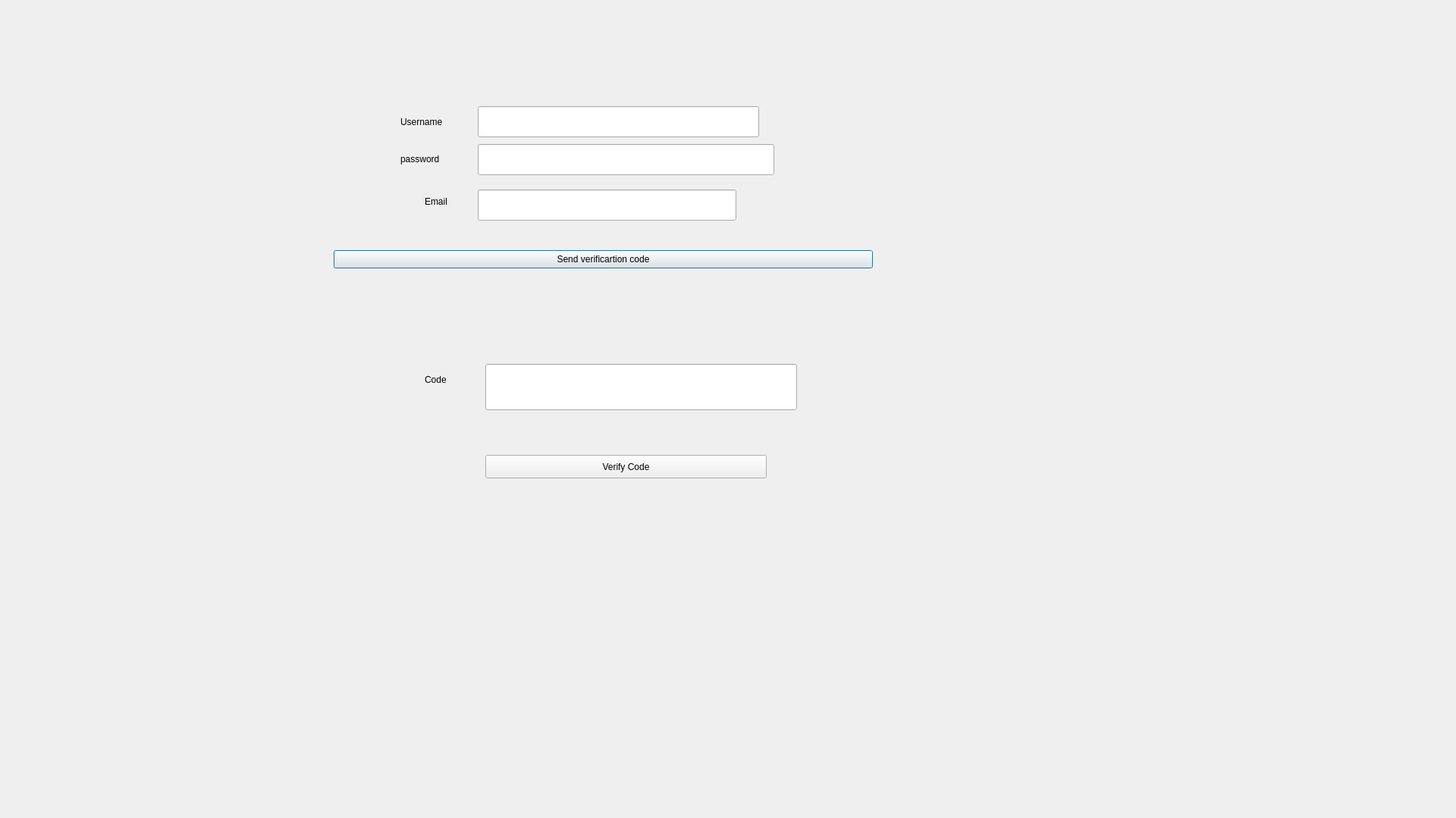
<?xml version="1.0" encoding="UTF-8"?>
<ui version="4.0">
 <class>Signup</class>
 <widget class="QDialog" name="Signup">
  <property name="geometry">
   <rect>
    <x>0</x>
    <y>0</y>
    <width>1920</width>
    <height>1079</height>
   </rect>
  </property>
  <property name="minimumSize">
   <size>
    <width>1920</width>
    <height>1079</height>
   </size>
  </property>
  <property name="windowTitle">
   <string>Dialog</string>
  </property>
  <widget class="QLineEdit" name="emailLineEdit">
   <property name="geometry">
    <rect>
     <x>630</x>
     <y>250</y>
     <width>341</width>
     <height>41</height>
    </rect>
   </property>
  </widget>
  <widget class="QLabel" name="label">
   <property name="geometry">
    <rect>
     <x>560</x>
     <y>250</y>
     <width>51</width>
     <height>31</height>
    </rect>
   </property>
   <property name="text">
    <string>Email</string>
   </property>
  </widget>
  <widget class="QPushButton" name="sendVerificationCodeButton">
   <property name="geometry">
    <rect>
     <x>440</x>
     <y>330</y>
     <width>711</width>
     <height>24</height>
    </rect>
   </property>
   <property name="text">
    <string>Send verificartion code</string>
   </property>
  </widget>
  <widget class="QLabel" name="label_2">
   <property name="geometry">
    <rect>
     <x>560</x>
     <y>470</y>
     <width>151</width>
     <height>61</height>
    </rect>
   </property>
   <property name="text">
    <string>Code</string>
   </property>
  </widget>
  <widget class="QLineEdit" name="codeLineEdit">
   <property name="geometry">
    <rect>
     <x>640</x>
     <y>480</y>
     <width>411</width>
     <height>61</height>
    </rect>
   </property>
  </widget>
  <widget class="QPushButton" name="verifyCodeButton">
   <property name="geometry">
    <rect>
     <x>640</x>
     <y>600</y>
     <width>371</width>
     <height>31</height>
    </rect>
   </property>
   <property name="text">
    <string>Verify Code</string>
   </property>
  </widget>
  <widget class="QLabel" name="label_3">
   <property name="geometry">
    <rect>
     <x>528</x>
     <y>150</y>
     <width>81</width>
     <height>21</height>
    </rect>
   </property>
   <property name="text">
    <string>Username</string>
   </property>
  </widget>
  <widget class="QLabel" name="label_4">
   <property name="geometry">
    <rect>
     <x>528</x>
     <y>200</y>
     <width>81</width>
     <height>20</height>
    </rect>
   </property>
   <property name="text">
    <string>password</string>
   </property>
  </widget>
  <widget class="QLineEdit" name="usernameLineEdit">
   <property name="geometry">
    <rect>
     <x>630</x>
     <y>140</y>
     <width>371</width>
     <height>41</height>
    </rect>
   </property>
  </widget>
  <widget class="QLineEdit" name="passwordLineEdit">
   <property name="geometry">
    <rect>
     <x>630</x>
     <y>190</y>
     <width>391</width>
     <height>41</height>
    </rect>
   </property>
  </widget>
 </widget>
 <resources/>
 <connections/>
</ui>
